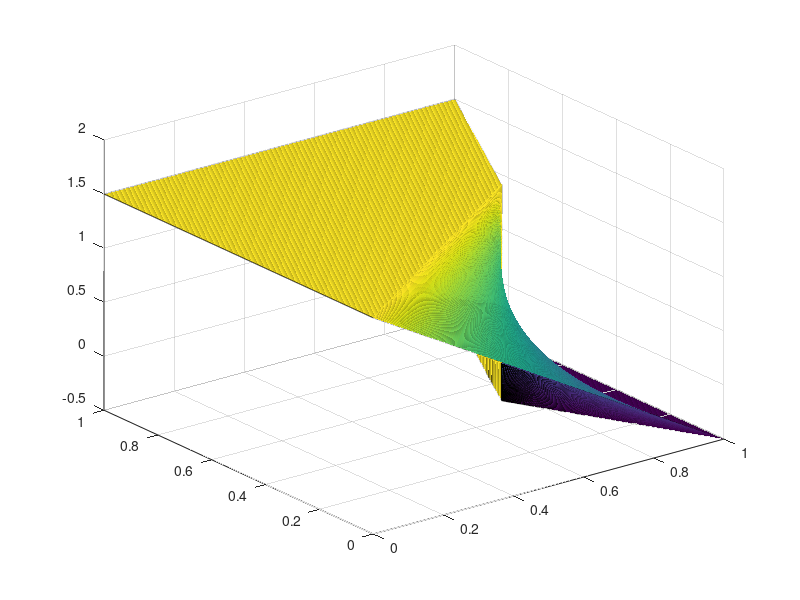

Here is the MATLAB script that generated this plot: (Note: this script raises an error after producing the figure.)
%Visualizing the analytical solution of burger equation

clc; clear all; 
Nx = 1001; Ny = Nx;
u = zeros(Nx, Ny);
X = 1; Y = 1;
dx = X/(Nx-1); dy = Y/(Ny-1); 

%Coordinate matrix 
X = zeros(Nx, Ny);
Y = zeros(Nx, Ny);
for i = 1:Nx
    X(:,i) = (i-1)*dx;
end

for j = 1:Ny
    Y(Ny-j+1, :) = (j-1)*dy;
end

%Velocity solution : 
for i = 1:Nx
    for j = 1:Ny
        if(Y(i,j) <= 0.5)
            
            if(X(i,j) <= 1.5*Y(i,j))
                u(i,j) = 1.5;
            elseif(X(i,j) >= 1-0.5*Y(i,j))
                u(i,j) = -0.5;
            else 
                u(i,j) = (1.5-2*X(i,j))/(1-2*Y(i,j));
            end
                 
        elseif (Y(i,j)>=0.5)
            
            if(X(i,j) <= 0.5+0.5*Y(i,j))
                u(i,j) = 1.5;
            else
                u(i,j) = -0.5;
            end
                
        end
        
    end
end

%Visualization
a = surf(X,Y,u);
a.EdgeColor = 'none';
xlabel('X')
ylabel('Y')
colorbar